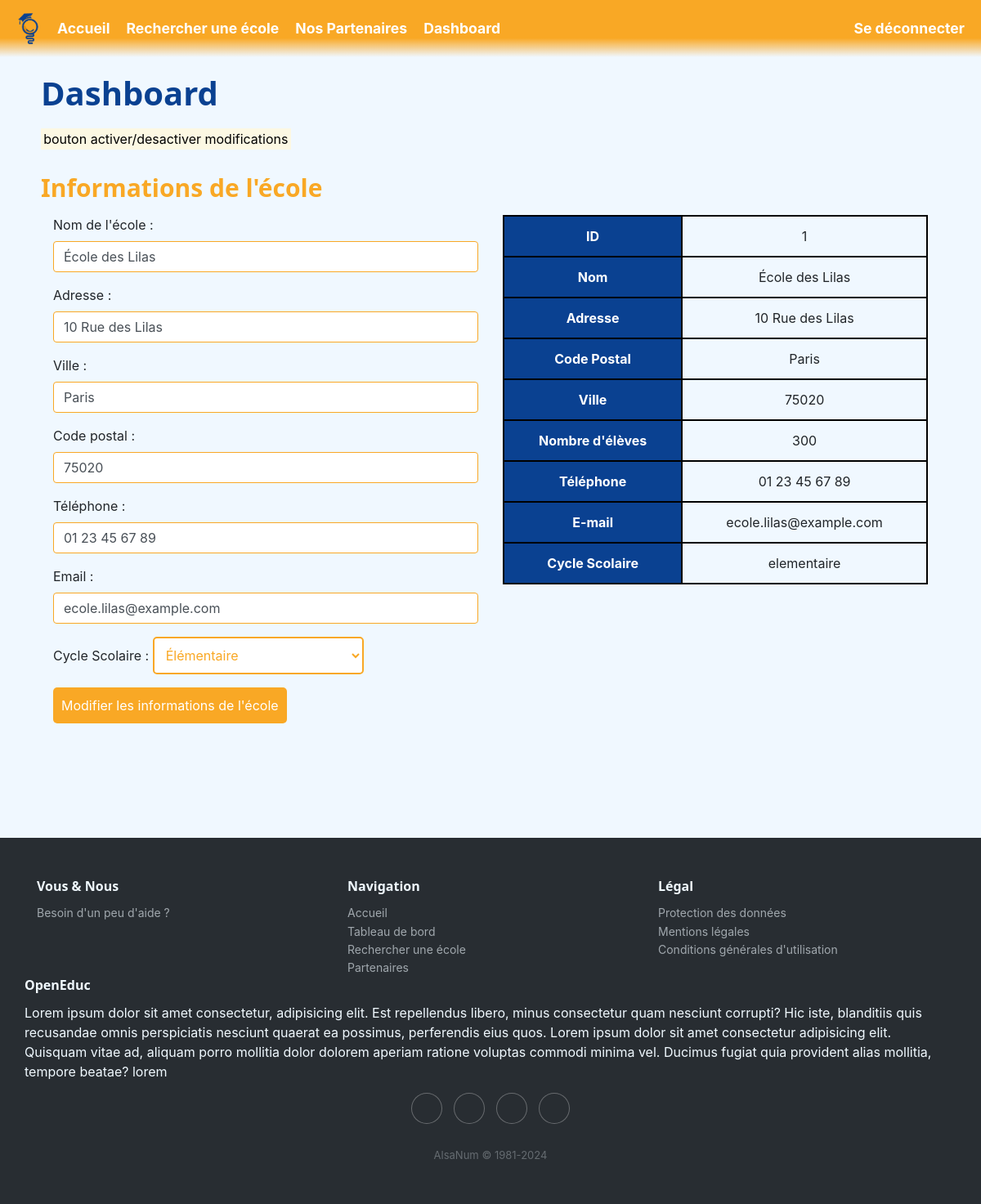
The page /dashboard/ecole (signed in) on the database as committed earlier.
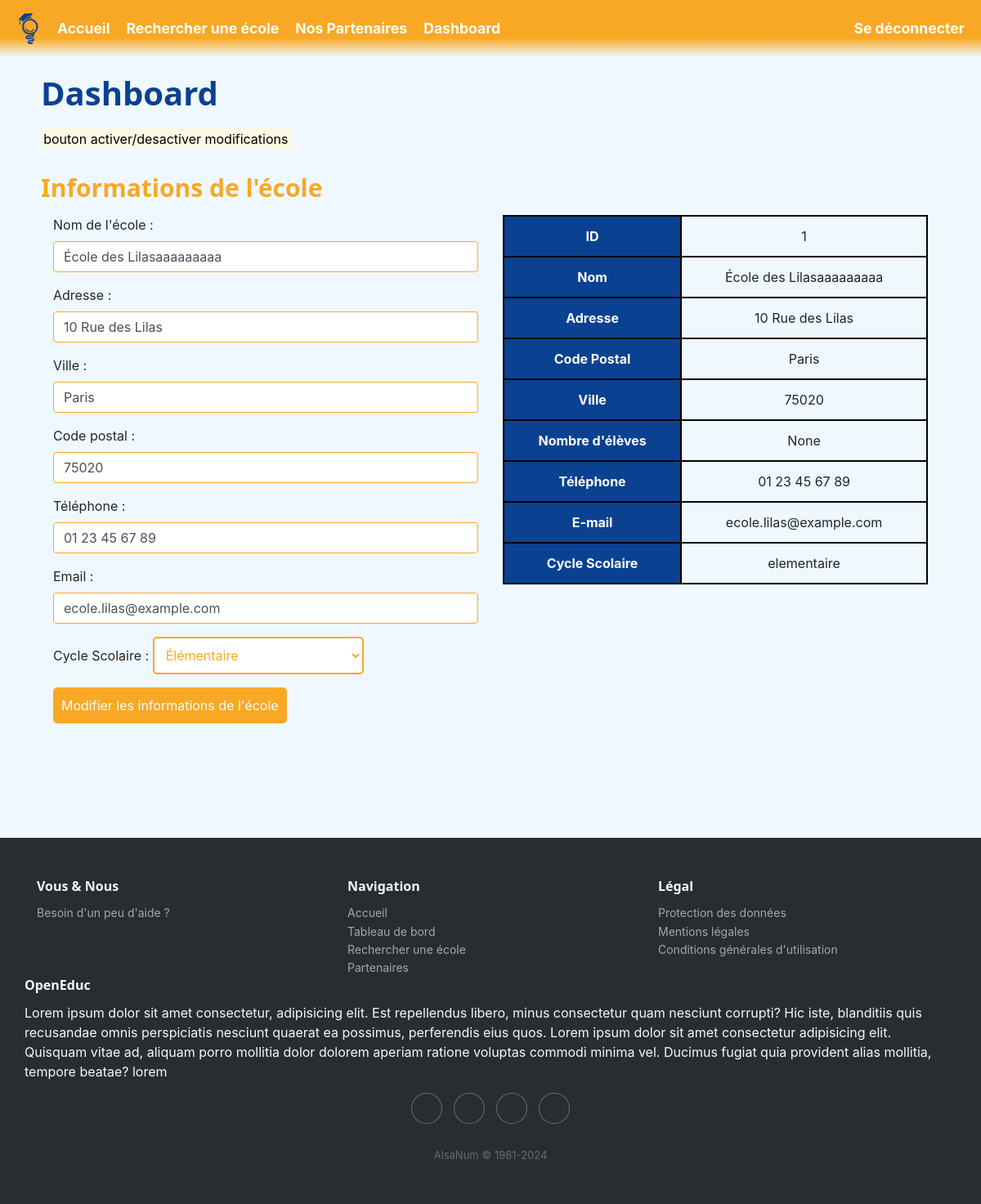
The same page on the database as committed later.
### tables this page shows
CREATE TABLE Ecole (
idEcole INTEGER PRIMARY KEY,
nomEcole VARCHAR(255),
Adresse VARCHAR(255),
Ville VARCHAR(288),
CodePostal VARCHAR(10),
nbEleves INT,
Telephone VARCHAR(15),
Email VARCHAR(255),
cycleScolaire TEXT CHECK( cycleScolaire IN ('maternelle','elementaire','college','lycee') )
);

### main.py (the view)
@app.route("/dashboard/ecole", methods=["POST", "GET"])
def referentEcole() :
    username = session.get("username")
    statut = session.get("statut")
    id = session.get('id')
    if request.method == "POST":
        conn = sqlite3.connect(bdd_name).cursor().execute("""
                                                        SELECT Ecole.idEcole
                                                        FROM Ecole, Utilisateur
                                                        WHERE Ecole.idEcole = Utilisateur.idEcole AND idUtilisateur=?
                                                        """, (id,) )
        MonEcoleID = conn.fetchall()[0][0]
        print(MonEcoleID)
        data = request.form
        nomEcole = data.get('nom_ecole')
        adresse = data.get('adresse')
        ville = data.get('ville')
        codePostal = data.get('codePostal')
        telephone = data.get('telephone')
        email = data.get('email')
        cycleScolaire = data.get('cycleScolaire')
        update_ecole(MonEcoleID, nomEcole, adresse, ville, codePostal, None, telephone, email, cycleScolaire)
        return redirect(request.url)
    else:
        if username is not None and statut == 0 :
            conn = sqlite3.connect(bdd_name).cursor().execute("""
                                                            SELECT Ecole.idEcole, nomEcole, Adresse, Ville, CodePostal, nbEleves, Telephone, Email, cycleScolaire
                                                            FROM Ecole, Utilisateur WHERE Ecole.idEcole = Utilisateur.idEcole AND idUtilisateur=?
                                                            """, (id,) )
            monEcole = conn.fetchall()[0]
            conn = sqlite3.connect(bdd_name).cursor().execute('SELECT SUM(Effectif) FROM Classe')
            nbEleves = conn.fetchall()[0][0]
            conn.close()
            return render_template("views/dashboard/referentEcole.html",
                                monEcole = monEcole,
                                nbEleves = nbEleves)
        return redirect(url_for('dashboard'))

### templates/views/dashboard/referentEcole.html (shortened to what this page needs)
{% extends "base.html" %}
{% block css %}<link rel="stylesheet" href="{{ url_for('static', filename='css/dashboard.css') }}"></link>{% endblock %}
{% block content %}
<h1>Dashboard</h1>
<mark> bouton activer/desactiver modifications </mark>
<h2>Informations de l'école</h2>
<div class="container">
    <div class="row">
        <div class="col">
            <form action="{{ url_for('referentEcole') }}" method="POST">
                <div class="form-group">
                    <label for="nom_ecole">Nom de l'école :</label>
                    <input  class="form-control" type="text" id="nom_ecole" name="nom_ecole" value="{{ monEcole[1] }}" required>
                </div>
                <div class="form-group">
                    <label for="adresse">Adresse :</label>
                    <input class="form-control" type="text" id="adresse" name="adresse" value="{{ monEcole[2] }}" required>
                </div>
                <div class="form-group">
                    <label for="ville">Ville :</label>
                    <input class="form-control" type="text"id="ville" name="ville" value="{{ monEcole[3] }}" required>
                </div>
                <div class="form-group">
                    <label for="codePostal">Code postal :</label>
                    <input class="form-control" type="text"id="codePostal" name="codePostal" value="{{ monEcole[4] }}" required>
                </div>
                <div class="form-group">
                    <label for="telephone">Téléphone :</label>
                    <input class="form-control" type="text"id="telephone" name="telephone" value="{{ monEcole[6] }}" required>
                </div>
                <div class="form-group">
                    <label for="email">Email :</label>
                    <input class="form-control" type="text" id="email" name="email" value="{{ monEcole[7] }}" required>
                </div>
                <div class="form-group">
                    <label for="cycleScolaire">Cycle Scolaire :</label>
                    <select name="cycleScolaire" id="cycleScolaire" style="width: max-content">
                        {% if monEcole[8] == 'maternelle' %}
                        <option value="" disabled aria-required="true">Choisissez un cycle scolaire</option>
                        <option selected value="maternelle">Maternelle</option>
                        <option value="elementaire">Élémentaire</option>
                        <option value="college">Collège</option>
                        <option value="lycee">Lycée</option>
                        {% elif monEcole[8] == 'elementaire' %}
                        <option value="elementaire" selected>Élémentaire</option>
                        {% elif monEcole[8] == 'college' %}
                        <option value="" disabled aria-required="true">Choisissez un cycle scolaire</option>
                        <option value="maternelle">Maternelle</option>
                        <option value="elementaire">Élémentaire</option>
                        <option selected value="college">Collège</option>
                        <option value="lycee">Lycée</option>
                        {% elif monEcole[8] == 'lycee' %}
                        <option value="" disabled aria-required="true">Choisissez un cycle scolaire</option>
                        <option value="maternelle">Maternelle</option>
                        <option value="elementaire">Élémentaire</option>
                        <option value="college">Collège</option>
                        <option selected value="lycee">Lycée</option>
                        {% else %}
                        <option selected value="" disabled aria-required="true">Choisissez un cycle scolaire</option>
                        <option value="maternelle">Maternelle</option>
                        <option value="elementaire">Élémentaire</option>
                        <option value="college">Collège</option>
                        <option value="lycee">Lycée</option>
                        {% endif %}
                    </select>
                                </div>
                <input type="submit" value="Modifier les informations de l'école" style="width: max-content;">
            </form>
        </div>
        <div class="col">
            <table class="table is-fullwidth" style="border: 2px solid #000; border-collapse: collapse;">
                <tbody>
                    <tr>
                        <th style="border: 2px solid #000;">ID</th>
                        <td style="border: 2px solid #000;">{{ monEcole[0] }}</td>
                    </tr>
                    <tr>
                        <th style="border: 2px solid #000;">Nom</th>
                        <td style="border: 2px solid #000;">{{ monEcole[1] }}</td>
                    </tr>
                    <tr>
                        <th style="border: 2px solid #000;">Adresse</th>
                        <td style="border: 2px solid #000;">{{ monEcole[2] }}</td>
                    </tr>
                    <tr>
                        <th style="border: 2px solid #000;">Code Postal</th>
                        <td style="border: 2px solid #000;">{{ monEcole[3] }}</td>
                    </tr>
                    <tr>
                        <th style="border: 2px solid #000;">Ville</th>
                        <td style="border: 2px solid #000;">{{ monEcole[4] }}</td>
                    </tr>
                    <tr>
                        <th style="border: 2px solid #000;">Nombre d'élèves</th>
                        <td style="border: 2px solid #000;">{{ monEcole[5] }}</td>
                    </tr>
                    <tr>
                        <th style="border: 2px solid #000;">Téléphone</th>
                        <td style="border: 2px solid #000;">{{ monEcole[6] }}</td>
                    </tr>
                    <tr>
                        <th style="border: 2px solid #000;">E-mail</th>
                        <td style="border: 2px solid #000;">{{ monEcole[7] }}</td>
                    <tr>
                        <th style="border: 2px solid #000;">Cycle Scolaire</th>
                        <td style="border: 2px solid #000;">{{ monEcole[8] }}</td>
                    </tr>
                </tbody>
            </table>
        </div>
    </div>
</div>
{% endblock %}

### templates/base.html (shortened to what this page needs)
<!DOCTYPE html>
<html lang="fr">
<head>
    <link rel="stylesheet" href="https://cdnjs.cloudflare.com/ajax/libs/ionicons/2.0.1/css/ionicons.min.css">
    <link rel="stylesheet" href="https://cdnjs.cloudflare.com/ajax/libs/twitter-bootstrap/4.1.3/css/bootstrap.min.css">
    <link rel="stylesheet" href="{{ url_for('static', filename='css/style.css') }}">
    {% block css %}{% endblock %}
</head>
<body>
    <nav id="navbar">
        <img src="{{ url_for('static', filename='img/logo.png') }}" alt="logo" width="50">
        <ul id="navbar-items">
            <li class="navbar-item">
                <a href="{{ url_for('index') }}">Accueil</a>
            </li>
            <li class="navbar-item">
                <a href="{{ url_for('recherche') }}">Rechercher une école</a>
            </li>
            <li class="navbar-item">
                <a href="{{ url_for('partenaires') }}">Nos Partenaires</a>
            </li>
            {% if session['username'] %}
            <li class="navbar-item">
                <a href="{{ url_for('dashboard') }}">Dashboard</a>
            </li>
            {% endif %}
            <li class="navbar-item login-logout">
                {% if session['username'] %}
                <a href="{{ url_for('logout') }}">Se déconnecter</a>
                {% else %}
                <a href="{{ url_for('login') }}">Se connecter</a>
                {% endif %}
            </li>
        </ul>
    </nav>
    <div id="container">
        {% block content %}{% endblock %}
    </div>
    <div class="footer-dark">
        <footer>
            <div class="container">
                <div class="row">
                    <div class="col-sm-6 col-md-4 item">
                        <h3>Vous & Nous</h3>
                        <ul>
                            <li><a href="https://nidal-e5.gitbook.io/openeduc" target="_blank">Besoin d'un peu d'aide ?</a></li>
                        </ul>
                    </div>
                    <div class="col-sm-6 col-md-4 item">
                            <h3>Navigation</h3>
                        <ul>
                            <li><a href="{{ url_for('index') }}">Accueil</a></li>
                            <li><a href="{{ url_for('dashboard') }}">Tableau de bord</a></li>
                            <li><a href="{{ url_for('recherche') }}">Rechercher une école</a></li>
                            <li><a href="{{ url_for('partenaires') }}">Partenaires</a></li>
                        </ul>
                    </div>
                    <div class="col-sm-6 col-md-4 item">
                        <h3>Légal</h3>
                        <ul>
                            <li><a href="{{ url_for('protectionDesDonnees') }}">Protection des données</a></li>
                            <li><a href="{{ url_for('mentionsLegales') }}">Mentions légales</a></li>
                            <li><a href="{{ url_for('cgu') }}">Conditions générales d'utilisation</a></li>
                        </ul>
                    </div>
                    <div class="col-6d-6 item te4t">
                        <h3>OpenEduc</h3>
                        <p>Lorem ipsum dolor sit amet consectetur, adipisicing elit. Est repellendus libero, minus consectetur quam nesciunt corrupti? Hic iste, blanditiis quis recusandae omnis perspiciatis nesciunt quaerat ea possimus, perferendis eius quos. Lorem ipsum dolor sit amet consectetur adipisicing elit. Quisquam vitae ad, aliquam porro mollitia dolor dolorem aperiam ratione voluptas commodi minima vel. Ducimus fugiat quia provident alias mollitia, tempore beatae? lorem</p>
                    </div>
                    <div class="col item social"><a href="#"></a><a href="#"></a><a href="#"></a><a href="#"></a></div>
                </div>
                <p class="copyright">AlsaNum © 1981-2024</p>
            </div>
        </footer>
    </div>
</body>
</html>

### static/css/style.css (style rules this page uses)
body { background-color:aliceblue; margin: 0; background-image: url('https://static.vecteezy.com/system/resources/previews/021/599/588/non_2x/abstract-white-and-gray-overlap-circles-background-3d-paper-circle-banner-with-drop-shadows-minimal-simple-design-for-presentation-flyer-brochure-website-book-etc-vector.jpg'); background-repeat: no-repeat; background-attachment: fixed; background-size: cover; }
#container { margin: 20px 50px; padding-bottom: 10%; }
h1 { font-size: 40px; margin-bottom: 20px; color: #0A4191; font-weight: bold; font-family: 'Segoe UI', Tahoma, Geneva, Verdana, sans-serif; }
h2 { font-size: 30px; margin-top: 30px; margin-bottom: 15px; color: #F9A825; font-weight: bold; font-family: 'Segoe UI', Tahoma, Geneva, Verdana, sans-serif; }
h3 { font-size: 25px; margin-top: 20px; margin-bottom: 10px; font-weight: bold; font-family: 'Segoe UI', Tahoma, Geneva, Verdana, sans-serif; }
p { font-size: 16px; margin-bottom: 15px; }
select { width: 30%; padding: 10px; color: #F9A825; background-color: white; border: solid; border-color: #F9A825; border-width: 2px; border-radius: 5px; cursor: pointer; transition: background-color 0.3s ease; }
input[type="button"], input[type="submit"], input[type="checkbox"], form[type="button"] { width: 10%; padding: 10px; background-color: #F9A825; color: #fff; border: none; border-radius: 5px; cursor: pointer; transition: background-color 0.3s ease; }
input[type="text"], input[type="email"], input[type="password"] { border-color: #F9A825; }
#navbar { padding: 10px; display: flex; align-items: center; background: linear-gradient(#F9A825, #F9A825, #F9A825, #00000000); font-size: 1.1em; color: white; }
#navbar-items { list-style-type: none; margin: 0; padding: 0; display: flex; width: 100%; }
.navbar-item { margin: 0 10px; }
.navbar-item.login-logout { margin-left: auto; display: flex; }
.navbar-item a { text-decoration: none; display: block; color: white; font-weight: bold; }
.footer-dark { padding:50px 0; color:#f0f9ff; background-color:#282d32; }
.footer-dark h3 { margin-top:0; margin-bottom:12px; font-weight:bold; font-size:16px; }
.footer-dark ul { padding:0; list-style:none; line-height:1.6; font-size:14px; margin-bottom:0; }
.footer-dark ul a { color:inherit; text-decoration:none; opacity:0.6; }
.footer-dark .item.social { text-align:center; }
.footer-dark .item.social > a { font-size:20px; width:36px; height:36px; line-height:36px; display:inline-block; text-align:center; border-radius:50%; box-shadow:0 0 0 1px rgba(255,255,255,0.4); margin:0 8px; color:#fff; opacity:0.75; }
.footer-dark .copyright { text-align:center; padding-top:24px; opacity:0.3; font-size:13px; margin-bottom:0; }

### static/css/dashboard.css (style rules this page uses)
.table { margin-bottom: 0; }
table { border: 2px solid #000; border-collapse: collapse; text-align: center; }
th, td { border: 2px solid #000; }
tr>th { background-color: #0A4191; color: white; }

Rows that differ between the two databases and show on the page:
changed Ecole "10 Rue des Lilas": nom_ecole "École des Lilas" → "École des Lilasaaaaaaaaa"; nomEcole "École des Lilas" → "École des Lilasaaaaaaaaa"; nbEleves "300" → (not shown)
Other text that changed with them:
{{ monEcole[5] }}: (not shown) → "None"
